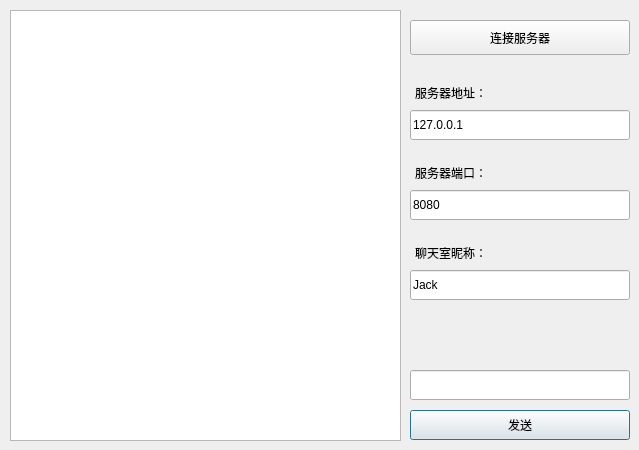
<?xml version="1.0" encoding="UTF-8"?>
<ui version="4.0">
 <class>ClientDialog</class>
 <widget class="QDialog" name="ClientDialog">
  <property name="geometry">
   <rect>
    <x>0</x>
    <y>0</y>
    <width>639</width>
    <height>450</height>
   </rect>
  </property>
  <property name="windowTitle">
   <string>聊天室客户端</string>
  </property>
  <widget class="QListWidget" name="listWidget">
   <property name="geometry">
    <rect>
     <x>10</x>
     <y>10</y>
     <width>391</width>
     <height>431</height>
    </rect>
   </property>
  </widget>
  <widget class="QPushButton" name="sendButton">
   <property name="geometry">
    <rect>
     <x>410</x>
     <y>410</y>
     <width>220</width>
     <height>30</height>
    </rect>
   </property>
   <property name="text">
    <string>发送</string>
   </property>
   <property name="checkable">
    <bool>false</bool>
   </property>
   <property name="autoDefault">
    <bool>true</bool>
   </property>
   <property name="default">
    <bool>false</bool>
   </property>
  </widget>
  <widget class="QLineEdit" name="messageEdit">
   <property name="geometry">
    <rect>
     <x>410</x>
     <y>370</y>
     <width>220</width>
     <height>30</height>
    </rect>
   </property>
  </widget>
  <widget class="QPushButton" name="connectButton">
   <property name="geometry">
    <rect>
     <x>410</x>
     <y>20</y>
     <width>220</width>
     <height>35</height>
    </rect>
   </property>
   <property name="text">
    <string>连接服务器</string>
   </property>
  </widget>
  <widget class="QLabel" name="label">
   <property name="geometry">
    <rect>
     <x>415</x>
     <y>80</y>
     <width>100</width>
     <height>25</height>
    </rect>
   </property>
   <property name="text">
    <string>服务器地址：</string>
   </property>
  </widget>
  <widget class="QLineEdit" name="serverIpEdit">
   <property name="geometry">
    <rect>
     <x>410</x>
     <y>110</y>
     <width>220</width>
     <height>30</height>
    </rect>
   </property>
   <property name="text">
    <string>127.0.0.1</string>
   </property>
  </widget>
  <widget class="QLabel" name="label_2">
   <property name="geometry">
    <rect>
     <x>415</x>
     <y>160</y>
     <width>100</width>
     <height>25</height>
    </rect>
   </property>
   <property name="text">
    <string>服务器端口：</string>
   </property>
  </widget>
  <widget class="QLineEdit" name="serverPortEdit">
   <property name="geometry">
    <rect>
     <x>410</x>
     <y>190</y>
     <width>220</width>
     <height>30</height>
    </rect>
   </property>
   <property name="text">
    <string>8080</string>
   </property>
  </widget>
  <widget class="QLabel" name="label_3">
   <property name="geometry">
    <rect>
     <x>415</x>
     <y>240</y>
     <width>100</width>
     <height>25</height>
    </rect>
   </property>
   <property name="text">
    <string>聊天室昵称：</string>
   </property>
  </widget>
  <widget class="QLineEdit" name="usernameEdit">
   <property name="geometry">
    <rect>
     <x>410</x>
     <y>270</y>
     <width>220</width>
     <height>30</height>
    </rect>
   </property>
   <property name="text">
    <string>Jack</string>
   </property>
  </widget>
 </widget>
 <resources/>
 <connections/>
</ui>
